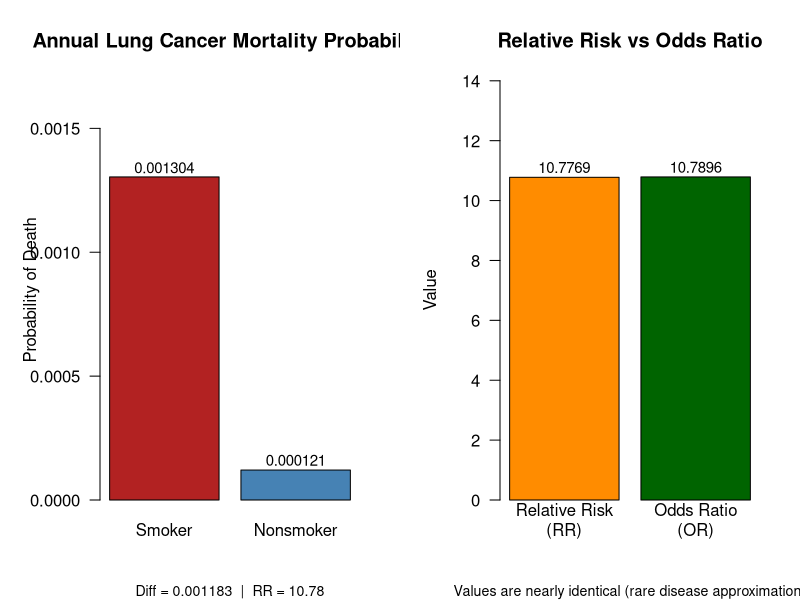

Source code (R):
# =============================================================================
# 문제 2.6 - 폐암 사망 확률: 흡연자 vs 비흡연자
# 출처: Pagano & Gauvreau, Principles of Biostatistics (1993), p.134
#
# 미국에서 35세 이상 여성의 폐암으로 인한 연간 사망 확률:
#   - 현재 흡연자: 0.001304
#   - 비흡연자:    0.000121
# =============================================================================

# -----------------------------------------------------------------------------
# 0. 기본 데이터 설정
# -----------------------------------------------------------------------------

p_smoker    <- 0.001304   # 흡연자의 폐암 사망 확률 (π₁)
p_nonsmoker <- 0.000121   # 비흡연자의 폐암 사망 확률 (π₂)

cat("=== 기본 데이터 ===\n")
cat(sprintf("흡연자의 연간 폐암 사망 확률 (π₁): %.6f\n", p_smoker))
cat(sprintf("비흡연자의 연간 폐암 사망 확률 (π₂): %.6f\n\n", p_nonsmoker))


# =============================================================================
# (a) 비율 차이(Difference of Proportions)와 상대위험도(Relative Risk)
# =============================================================================

cat("=============================================================\n")
cat("(a) 비율 차이와 상대위험도\n")
cat("=============================================================\n\n")

# --- 비율 차이 (Difference of Proportions) ---
# 공식: π₁ - π₂
# 두 집단 간 사망 확률의 절대적 차이를 나타냄 (절대위험 감소/증가)

diff_proportions <- p_smoker - p_nonsmoker

cat("[ 비율 차이 (Difference of Proportions) ]\n")
cat(sprintf("  계산: π₁ - π₂ = %.6f - %.6f\n", p_smoker, p_nonsmoker))
cat(sprintf("  결과: %.6f\n", diff_proportions))
cat("\n  [해석] 흡연자는 비흡연자보다 폐암으로 사망할 확률이\n")
cat(sprintf("        약 %.6f (약 %.4f%%) 더 높다.\n", diff_proportions, diff_proportions * 100))
cat("        즉, 1만 명 기준으로 흡연자는 비흡연자보다 약")
cat(sprintf(" %.1f명 더 폐암으로 사망한다.\n\n", diff_proportions * 10000))


# --- 상대위험도 (Relative Risk, RR) ---
# 공식: π₁ / π₂
# 비흡연자 대비 흡연자의 사망 위험이 몇 배인지를 나타냄 (상대적 비교)

relative_risk <- p_smoker / p_nonsmoker

cat("[ 상대위험도 (Relative Risk, RR) ]\n")
cat(sprintf("  계산: π₁ / π₂ = %.6f / %.6f\n", p_smoker, p_nonsmoker))
cat(sprintf("  결과: %.4f\n", relative_risk))
cat("\n  [해석] 흡연자는 비흡연자에 비해 폐암으로 사망할 위험이\n")
cat(sprintf("        약 %.2f배 높다.\n\n", relative_risk))


# --- 어떤 것이 더 정보량이 많은가? ---
cat("[ 어느 측도가 더 유익한가? ]\n")
cat("  → 이 데이터에서는 '상대위험도(RR)'가 더 유익하다.\n")
cat("\n  이유:\n")
cat("  1) 비율 차이는 0.001183으로 매우 작아서,\n")
cat("     두 집단 간 차이가 거의 없는 것처럼 보일 수 있다.\n")
cat("     (두 확률 모두 절대적으로 매우 작기 때문)\n")
cat("\n  2) 반면 상대위험도는 약 10.78배로,\n")
cat("     흡연자의 위험이 비흡연자보다 현저히 높음을 명확하게 보여준다.\n")
cat("\n  3) 두 확률 모두 매우 희귀한 사건(rare event)이기 때문에\n")
cat("     절대적 차이보다 상대적 비율이 실질적 위험도를 더 잘 반영한다.\n\n")


# =============================================================================
# (b) 오즈비(Odds Ratio)와 상대위험도와 유사한 이유
# =============================================================================

cat("=============================================================\n")
cat("(b) 오즈비(Odds Ratio)와 상대위험도와의 관계\n")
cat("=============================================================\n\n")

# --- 오즈(Odds) 계산 ---
# 오즈 = 사건이 발생할 확률 / 사건이 발생하지 않을 확률
# 공식: π / (1 - π)

odds_smoker    <- p_smoker    / (1 - p_smoker)
odds_nonsmoker <- p_nonsmoker / (1 - p_nonsmoker)

cat("[ 각 집단의 오즈(Odds) ]\n")
cat(sprintf("  흡연자 오즈:    π₁ / (1-π₁) = %.6f / %.6f = %.8f\n",
            p_smoker, 1 - p_smoker, odds_smoker))
cat(sprintf("  비흡연자 오즈:  π₂ / (1-π₂) = %.6f / %.6f = %.8f\n\n",
            p_nonsmoker, 1 - p_nonsmoker, odds_nonsmoker))


# --- 오즈비 (Odds Ratio, OR) ---
# 공식: [π₁ / (1-π₁)] / [π₂ / (1-π₂)]
# 비흡연자 대비 흡연자의 오즈 비율

odds_ratio <- odds_smoker / odds_nonsmoker

cat("[ 오즈비 (Odds Ratio, OR) ]\n")
cat(sprintf("  계산: (%.8f) / (%.8f)\n", odds_smoker, odds_nonsmoker))
cat(sprintf("  결과: %.4f\n", odds_ratio))
cat("\n  [해석] 흡연자가 비흡연자에 비해 폐암으로 사망할\n")
cat(sprintf("        오즈가 약 %.2f배 높다.\n\n", odds_ratio))


# --- RR과 OR 비교 ---
cat("[ 상대위험도(RR) vs 오즈비(OR) 비교 ]\n")
cat(sprintf("  상대위험도 (RR): %.4f\n", relative_risk))
cat(sprintf("  오즈비      (OR): %.4f\n", odds_ratio))
cat(sprintf("  차이: %.6f\n\n", abs(odds_ratio - relative_risk)))


# --- 왜 RR과 OR이 유사한 값을 가지는가? ---
cat("[ RR과 OR이 유사한 이유 ]\n")
cat("  수학적 관계식:\n")
cat("    OR = RR × [(1 - π₂) / (1 - π₁)]\n\n")

correction_factor <- (1 - p_nonsmoker) / (1 - p_smoker)
cat(sprintf("  보정 인수: (1-π₂)/(1-π₁) = (1-%.6f)/(1-%.6f) = %.6f\n",
            p_nonsmoker, p_smoker, correction_factor))
cat(sprintf("  검증: RR × 보정인수 = %.4f × %.6f = %.4f ≈ OR(%.4f)\n\n",
            relative_risk, correction_factor,
            relative_risk * correction_factor, odds_ratio))

cat("  핵심 이유 - '희귀 사건 근사(Rare Disease Assumption)':\n")
cat(sprintf("    π₁ = %.6f << 1  →  (1 - π₁) ≈ 1\n", p_smoker))
cat(sprintf("    π₂ = %.6f << 1  →  (1 - π₂) ≈ 1\n", p_nonsmoker))
cat("\n  두 확률 모두 1에 비해 매우 작으므로:\n")
cat("    OR = [π₁/(1-π₁)] / [π₂/(1-π₂)]\n")
cat("       ≈ [π₁/1] / [π₂/1]\n")
cat("       = π₁/π₂\n")
cat("       = RR\n\n")
cat("  즉, 사건 발생 확률이 매우 낮을 때(희귀 사건일 때)\n")
cat("  오즈비는 상대위험도의 좋은 근사값이 된다.\n")
cat("  이 문제에서 두 확률 모두 0.1% 미만이므로 RR ≈ OR 이다.\n\n")


# =============================================================================
# 시각화: 두 측도 비교
# =============================================================================

cat("=============================================================\n")
cat("시각화\n")
cat("=============================================================\n\n")

# 그래프 저장 (선택사항: pdf나 png로 저장)
# pdf("problem_2_6_plot.pdf", width = 10, height = 7)

par(mfrow = c(1, 2), mar = c(5, 5, 4, 2))

# --- 그래프 1: 사망 확률 비교 막대그래프 ---
probs <- c(p_smoker, p_nonsmoker)
names(probs) <- c("Smoker", "Nonsmoker")

barplot(probs,
        col    = c("firebrick", "steelblue"),
        main   = "Annual Lung Cancer Mortality Probability",
        ylab   = "Probability of Death",
        ylim   = c(0, max(probs) * 1.3),
        las    = 1)

# 각 막대 위에 수치 표시
text(x      = c(0.7, 1.9),
     y      = probs + max(probs) * 0.03,
     labels = sprintf("%.6f", probs),
     cex    = 0.9)

# 비율 차이와 RR 정보 추가
mtext(sprintf("Diff = %.6f  |  RR = %.2f",
              diff_proportions, relative_risk),
      side = 1, line = 4, cex = 0.85)


# --- 그래프 2: RR과 OR 비교 막대그래프 ---
measures <- c(relative_risk, odds_ratio)
names(measures) <- c("Relative Risk\n(RR)", "Odds Ratio\n(OR)")

barplot(measures,
        col    = c("darkorange", "darkgreen"),
        main   = "Relative Risk vs Odds Ratio",
        ylab   = "Value",
        ylim   = c(0, max(measures) * 1.3),
        las    = 1)

text(x      = c(0.7, 1.9),
     y      = measures + max(measures) * 0.03,
     labels = sprintf("%.4f", measures),
     cex    = 0.9)

mtext("Values are nearly identical (rare disease approximation)",
      side = 1, line = 4, cex = 0.85)

par(mfrow = c(1, 1))  # 그래프 레이아웃 초기화
# dev.off()  # pdf 저장 시 활성화


# =============================================================================
# 최종 요약
# =============================================================================

cat("=============================================================\n")
cat("최종 요약\n")
cat("=============================================================\n")
cat(sprintf("  비율 차이 (Difference of Proportions): %.6f\n", diff_proportions))
cat(sprintf("  상대위험도 (Relative Risk, RR):        %.4f\n", relative_risk))
cat(sprintf("  오즈비     (Odds Ratio, OR):           %.4f\n", odds_ratio))
cat("\n  결론:\n")
cat("  - 비율 차이보다 상대위험도가 더 유익한 정보를 제공\n")
cat("  - RR(10.78)은 흡연이 폐암 사망 위험을 약 10.78배 높임을 명확히 보여줌\n")
cat("  - 확률이 매우 작으므로 OR ≈ RR (희귀 사건 근사 성립)\n")
